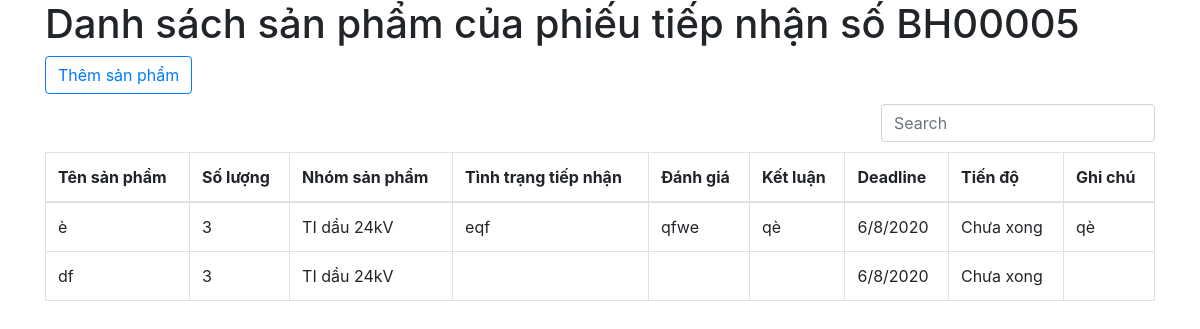
Screenshot of /baohanh/notedetail/3 with the database file from the repository.
### baohanh/models.py (models this page shows, shortened)
class receiveTable(models.Model):
    noteNumber = models.CharField(max_length=10, unique=True)
    customers = models.CharField(max_length=50)
    receiveDay = models.DateField(auto_now_add=True)
    note = models.TextField()

class item(models.Model):
    group = [
        ("TIDAU24", "TI dầu 24kV"),
        ("TUDAU24","TU dầu 24kV"),
        ("TIKHO24I", "TI khô 24kV trong nhà"),
        ("TIKHO24O", "TI khô 24kV ngoài trời"),
        ("TIHT", "TI hạ thế"),
    ]
    noteNumber = models.ForeignKey(receiveTable, on_delete=models.CASCADE, related_name="item")
    itemName = models.CharField(max_length=60)
    quantity = models.IntegerField(null=False)
    itemGroup = models.CharField(max_length=10, choices=group)
    status = models.CharField(max_length=128, blank=True)
    check = models.CharField(max_length=128, blank=True)
    conclude = models.CharField(max_length=128, blank=True)
    deadline = models.DateField()
    note = models.TextField(blank=True)
    done = models.BooleanField(choices=[(True, "Xong"), (False, "Chưa xong")], default=False)

### baohanh/views.py (the view)
# urls.py: path('notedetail/<int:note_id>', views.notedetail, name="notedetail"),
def notedetail(request, note_id):
    if request.method == "POST":
        form = AddItemForm(request.POST)
        if form.is_valid():
            add_item = item()
            noteNumber = receiveTable.objects.get(id=note_id)
            add_item.noteNumber = noteNumber
            add_item.itemName = form.cleaned_data["itemName"]
            add_item.quantity = form.cleaned_data["quantity"]
            add_item.itemGroup = form.cleaned_data["itemGroup"]
            add_item.status = form.cleaned_data["status"]
            add_item.check = form.cleaned_data["check"]
            add_item.conclude = form.cleaned_data["conclude"]
            add_item.deadline = form.cleaned_data["deadline"]
            add_item.note = form.cleaned_data["note"]
            add_item.done = form.cleaned_data["done"]
            add_item.save()
            return redirect("baohanh:notedetail", note_id=note_id)
        else:
            print(form)
            return HttpResponse("Form is not valid")
    else:
        try:
            noteNumber = receiveTable.objects.get(id=note_id)
            items = noteNumber.item.all()
            context = {
                "noteNumber": noteNumber,
                "items": items,
            }
            return render(request, "baohanh/note_detail.html", context)
        except:
            return HttpResponse("Khong co phieu tiep nhan nay")

### baohanh/templates/baohanh/note_detail.html (shortened to what this page needs)
{% extends 'baohanh/layout.html'%}
{% block content %}
<h1>Danh sách sản phẩm của phiếu tiếp nhận số {{ noteNumber.noteNumber }}</h1>
<button type="button" class="btn btn-outline-primary" data-toggle="modal" data-target="#formModal">Thêm sản
    phẩm</button>
<table data-toggle="table" data-search="true">
    <thead>
        <tr>
            <th>Tên sản phẩm</th>
            <th>Số lượng</th>
            <th>Nhóm sản phẩm</th>
            <th>Tình trạng tiếp nhận</th>
            <th>Đánh giá</th>
            <th>Kết luận</th>
            <th>Deadline</th>
            <th>Tiến độ</th>
            <th>Ghi chú</th>
        </tr>
    </thead>
    <tbody>
        {% for item in items %}
        <tr>
            <td>{{ item.itemName }}</td>
            <td>{{ item.quantity }}</td>
            <td>{{ item.get_itemGroup_display }}</td>
            <td>{{ item.status }}</td>
            <td>{{ item.check }}</td>
            <td>{{ item.conclude }}</td>
            <td>{{ item.deadline|date:"j/n/Y" }}</td>
            <td>{{ item.get_done_display }}</td>
            <td>{{ item.note }}</td>
        </tr>
        {% empty %}
        <tr>Chưa có sản phẩm nào</tr>
        {% endfor %}
    </tbody>
</table>
{% endblock %}

### rows the page displays
receiveTable: noteNumber "BH00005"
item: itemName "è", quantity "3", itemGroup "TI dầu 24kV", status "eqf", check "qfwe", conclude "qè", deadline "6/8/2020", done "Chưa xong", note "qè"
item: itemName "df", quantity "3", itemGroup "TI dầu 24kV", deadline "6/8/2020", done "Chưa xong"
